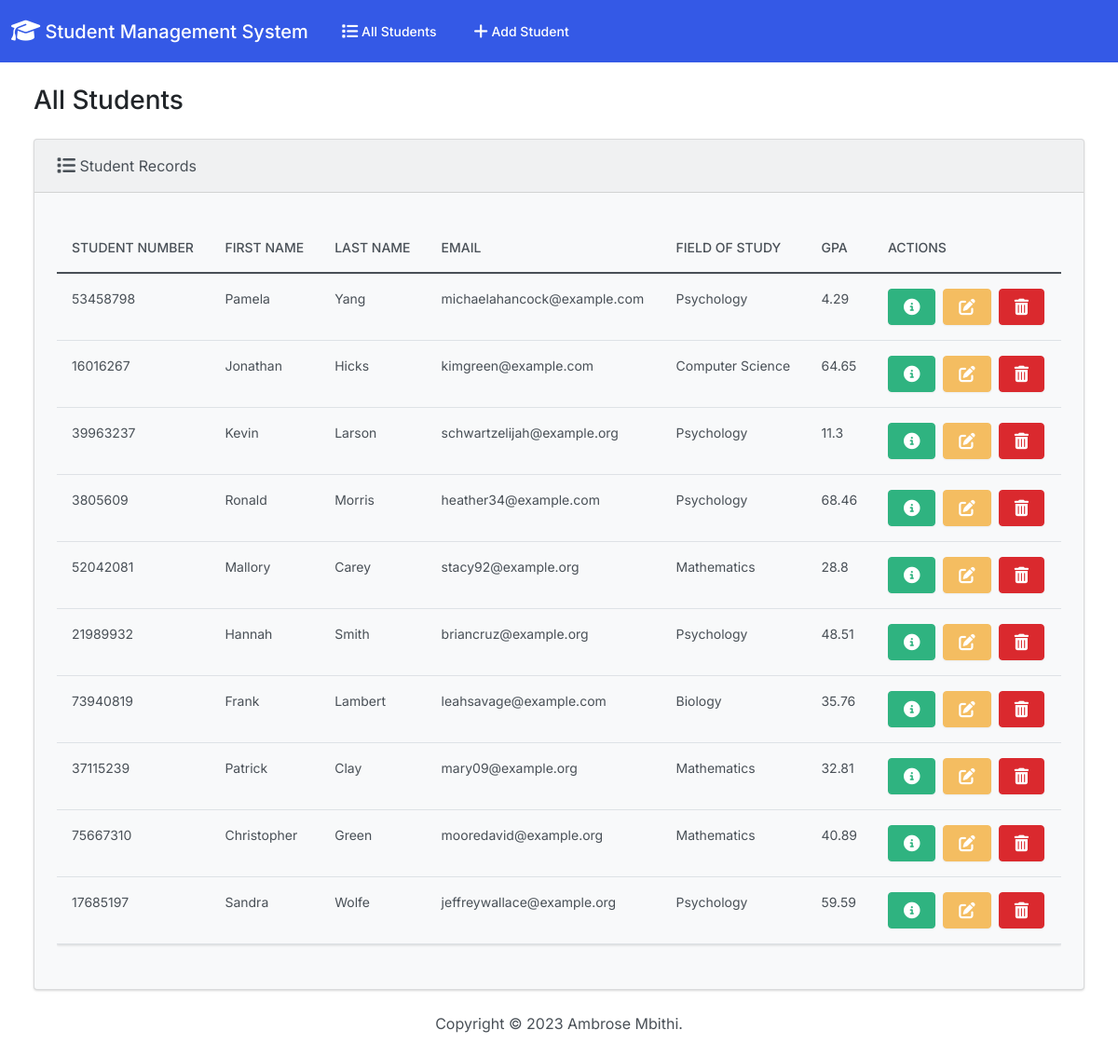
The page / on the database its author committed.
### students/models.py (models this page shows, shortened)
class Student(models.Model):
  student_number = models.PositiveIntegerField()
  first_name = models.CharField(max_length=50)
  last_name = models.CharField(max_length=50)
  email = models.EmailField(max_length=100)
  field_of_study = models.CharField(max_length=50)
  gpa = models.FloatField()

### students/views.py (the view)
# urls.py: path('', views.index, name='index'),
def index(request):
  return render(request, 'students/index.html', {
    'students': Student.objects.all()
  })

### students/templates/students/index.html (shortened to what this page needs)
{% extends "students/base.html" %}
{% block body %}
<h3 class="m-4">All Students</h3>
<div class="row">
  <div class="col-12">
    {% if students %}
    <div class="card bg-light ms-4 me-4 mb-4">
      <div class="card-header">
        <i class="fa-solid fa-list fa-lg"></i> Student Records
      </div>
      <div class="card-body">
        <p class="card-text">
          <div class="table-responsive">
            <table class="table table-hover">
              <thead>
                <tr>
                  <th scope="col">Student Number</th>
                  <th scope="col">First Name</th>
                  <th scope="col">Last Name</th>
                  <th scope="col">Email</th>
                  <th scope="col">Field of Study</th>
                  <th scope="col">GPA</th>
                  <th scope="col">Actions</th>
                </tr>
              </thead>
              <tbody>
                {% for student in students %}
                  <tr>
                    <td>{{ student.student_number }}</td>
                    <td>{{ student.first_name }}</td>
                    <td>{{ student.last_name }}</td>
                    <td>{{ student.email }}</td>
                    <td>{{ student.field_of_study }}</td>
                    <td>{{ student.gpa }}</td>
                    <td>
                      <button type="button" class="btn btn-success me-1" href="{% url 'view_student' student.id %}" data-bs-toggle="modal" data-bs-target="#myModal{{student.id}}">
                      </button>
                      <a class="btn btn-warning me-1" href="{% url 'edit' student.id %}">
                      </a>
                      <button type="button" class="btn btn-danger" data-bs-toggle="modal" data-bs-target="#delete{{student.id}}">
                      </button>
                    </td>
                  </tr>
                {% endfor %}
              </tbody>
            </table>
          </div>
        </p>
      </div>
    </div>
    {% else %}
      <h5 class="alert alert-primary ms-4 me-4">No Student Records</h5>
    {% endif %}
  </div>
</div>
{% endblock %}

### students/templates/students/base.html (shortened to what this page needs)
{% load static %}
<!DOCTYPE html>
<html lang="en">
  <head>
    <link rel="stylesheet" href="https://cdnjs.cloudflare.com/ajax/libs/font-awesome/6.1.1/css/all.min.css">
    <link href="{% static 'css/bootstrap.min.css' %}" rel="stylesheet">
  </head>
  <body class="d-flex flex-column min-vh-100">
    <nav class="navbar navbar-expand-lg navbar-dark bg-primary">
      <div class="container-fluid">
        <a class="navbar-brand" href="{% url 'index' %}">
          <i class="fa-solid fa-graduation-cap fa-lg"></i> Student Management System
        </a>
        <div class="collapse navbar-collapse" id="navbarColor01">
          <ul class="navbar-nav me-auto">
            <li class="nav-item">
              <a class="nav-link" href="{% url 'index' %}">
                 All Students
              </a>
            </li>
            <li class="nav-item">
              <a class="nav-link" href="{% url 'add' %}">
                 Add Student
              </a>
            </li>
          </ul>
        </div>
      </div>
    </nav>
    <div class="container-fluid">
      {% block body %}
      {% endblock %}
    </div>
    <footer class="mt-auto mb-4">
      <div class="text-center">
        <span>
          Copyright &copy; <script>document.write(new Date().getFullYear())</script> Ambrose Mbithi.
        </span>
      </div>
    </footer>
  </body>
</html>

### rows shown on the page
Student: student_number "53458798", first_name "Pamela", last_name "Yang", email "michaelahancock@example.com", field_of_study "Psychology", gpa "4.29"
Student: student_number "16016267", first_name "Jonathan", last_name "Hicks", email "kimgreen@example.com", field_of_study "Computer Science", gpa "64.65"
Student: student_number "39963237", first_name "Kevin", last_name "Larson", email "schwartzelijah@example.org", field_of_study "Psychology", gpa "11.3"
Student: student_number "3805609", first_name "Ronald", last_name "Morris", email "heather34@example.com", field_of_study "Psychology", gpa "68.46"
Student: student_number "52042081", first_name "Mallory", last_name "Carey", email "stacy92@example.org", field_of_study "Mathematics", gpa "28.8"
Student: student_number "21989932", first_name "Hannah", last_name "Smith", email "briancruz@example.org", field_of_study "Psychology", gpa "48.51"
Student: student_number "73940819", first_name "Frank", last_name "Lambert", email "leahsavage@example.com", field_of_study "Biology", gpa "35.76"
Student: student_number "37115239", first_name "Patrick", last_name "Clay", email "mary09@example.org", field_of_study "Mathematics", gpa "32.81"
Student: student_number "75667310", first_name "Christopher", last_name "Green", email "mooredavid@example.org", field_of_study "Mathematics", gpa "40.89"
Student: student_number "17685197", first_name "Sandra", last_name "Wolfe", email "jeffreywallace@example.org", field_of_study "Psychology", gpa "59.59"
